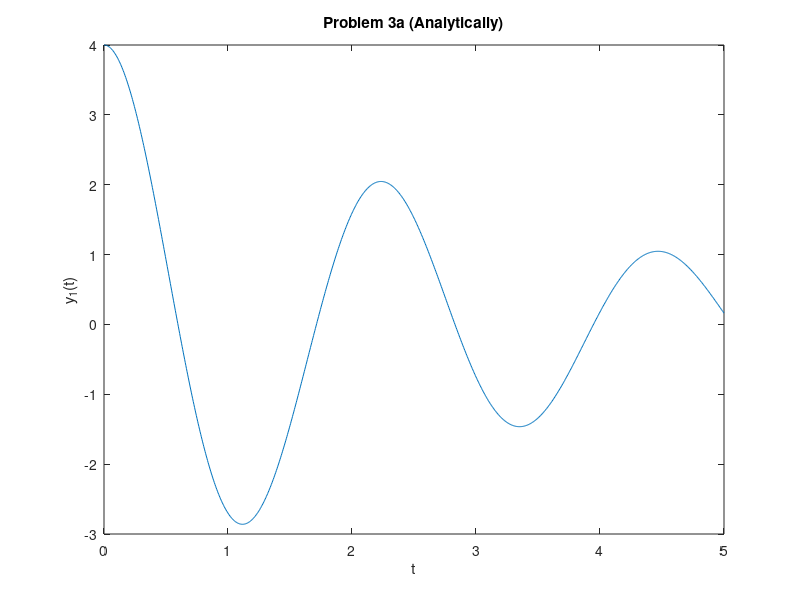

Recreate this plot in MATLAB.
clc;
clear all;

t = 0:0.005:5;

% Analytically
y1 = exp(-0.3*t).*(4*cos(2.81247*t)+0.42667*sin(2.81247*t));

plot(t, y1), xlabel('t'), ylabel('y_1(t)');
title('Problem 3a (Analytically)');
